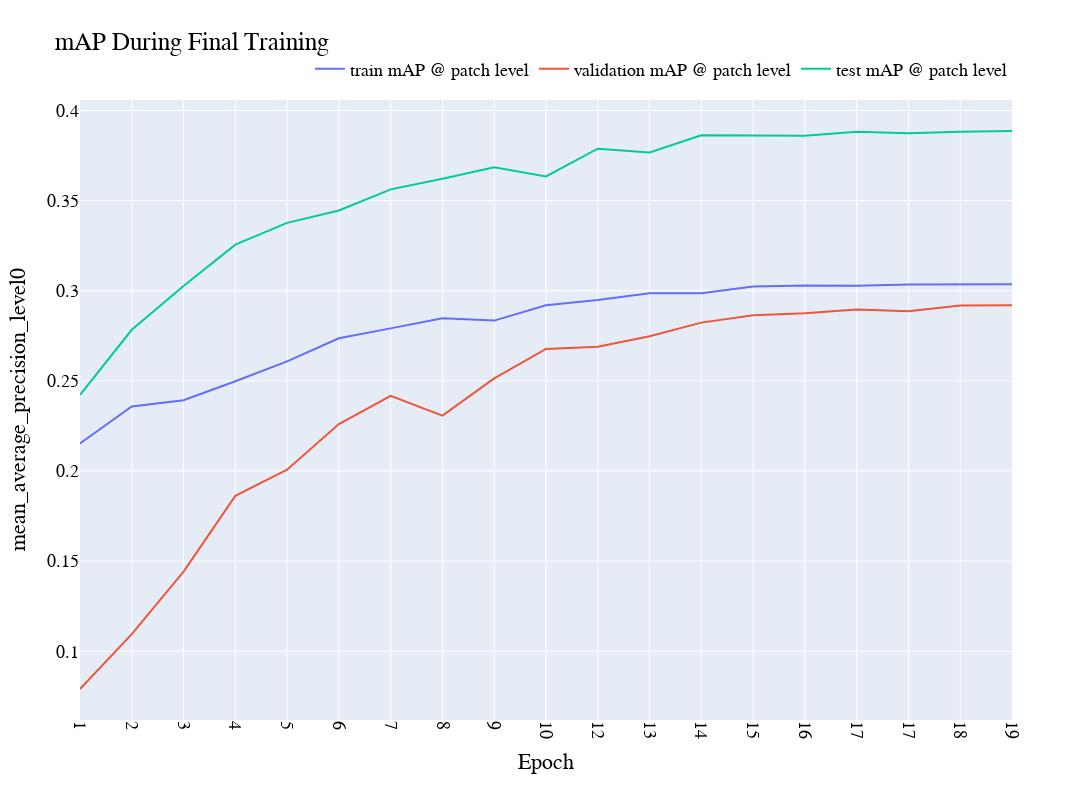

The cell this chart's notebook holds for it:
### Code cell
fig = px.line(df,
              x=df.index,
              y="mean_average_precision_level0",
              color='type',
            title='mAP During Final Training',
              width=1200, height=800)


fig.update_layout(
       xaxis = dict(
           range=[1,19],
           title = 'Epoch',
                      tickangle = 90,
        tickmode = 'array',
    tickvals = np.arange(len(train)+1),
        ticktext = ['0',
                    '1',
                    '2',
                    '3',
                    '4',
                    '5',
                    '6',
                   '7',
                   '8',
                   '9','10','12','13','14','15','16','17']
    ),    
    font=dict(family="Serif",size=18,color='black'),
  legend=dict(title='',orientation="h",
    yanchor="bottom",
    y=1.02,
    xanchor="right",
    x=1))

fig.write_image("images/final_map.pdf")
fig.show()

### Figure 1 — Plotly figure (JSON) as saved in the notebook; plotly's stock layout.template omitted (floating-point values rounded to 4 significant figures)
{"data": [{"hovertemplate": "type=train mAP @ patch level<br>~iteration~=%{x}<br>mean_average_precision_level0=%{y}<extra></extra>", "legendgroup": "train mAP @ patch level", "line": {"color": "#636efa", "dash": "solid"}, "marker": {"symbol": "circle"}, "mode": "lines", "name": "train mAP @ patch level", "orientation": "v", "showlegend": true, "type": "scatter", "x": [1, 2, 3, 4, 5, 6, 7, 8, 9, 10, 11, 12, 13, 14, 15, 16, 17, 18, 19, 20, 21, 22, 23, 24], "xaxis": "x", "y": [0.2153, 0.2358, 0.2393, 0.2498, 0.2608, 0.2736, 0.2791, 0.2847, 0.2834, 0.2919, 0.2948, 0.2986, 0.2986, 0.3023, 0.303, 0.3028, 0.3035, 0.3037, 0.3042, 0.3045, 0.3049, 0.304, 0.3049, 0.3039], "yaxis": "y"}, {"hovertemplate": "type=validation mAP @ patch level<br>~iteration~=%{x}<br>mean_average_precision_level0=%{y}<extra></extra>", "legendgroup": "validation mAP @ patch level", "line": {"color": "#EF553B", "dash": "solid"}, "marker": {"symbol": "circle"}, "mode": "lines", "name": "validation mAP @ patch level", "orientation": "v", "showlegend": true, "type": "scatter", "x": [1, 2, 3, 4, 5, 6, 7, 8, 9, 10, 11, 12, 13, 14, 15, 16, 17, 18, 19, 20, 21, 22, 23, 24], "xaxis": "x", "y": [0.07908, 0.1095, 0.1442, 0.1862, 0.2007, 0.2261, 0.2416, 0.2307, 0.2514, 0.2677, 0.2689, 0.2747, 0.2823, 0.2864, 0.2875, 0.2896, 0.2886, 0.2918, 0.292, 0.2907, 0.2904, 0.293, 0.2939, 0.2926], "yaxis": "y"}, {"hovertemplate": "type=test mAP @ patch level<br>~iteration~=%{x}<br>mean_average_precision_level0=%{y}<extra></extra>", "legendgroup": "test mAP @ patch level", "line": {"color": "#00cc96", "dash": "solid"}, "marker": {"symbol": "circle"}, "mode": "lines", "name": "test mAP @ patch level", "orientation": "v", "showlegend": true, "type": "scatter", "x": [1, 2, 3, 4, 5, 6, 7, 8, 9, 10, 11, 12, 13, 14, 15, 16, 17, 18, 19], "xaxis": "x", "y": [0.2423, 0.2783, 0.3026, 0.3256, 0.3376, 0.3445, 0.3562, 0.3621, 0.3685, 0.3634, 0.3788, 0.3766, 0.3862, 0.3861, 0.3859, 0.3882, 0.3874, 0.3882, 0.3886], "yaxis": "y"}], "layout": {"font": {"color": "black", "family": "Serif", "size": 18}, "height": 800, "legend": {"orientation": "h", "title": {"text": ""}, "tracegroupgap": 0, "x": 1, "xanchor": "right", "y": 1.02, "yanchor": "bottom"}, "title": {"text": "mAP During Final Training"}, "width": 1200, "xaxis": {"anchor": "y", "domain": [0, 1], "range": [1, 19], "tickangle": 90, "tickmode": "array", "ticktext": ["0", "1", "2", "3", "4", "5", "6", "7", "8", "9", "10", "12", "13", "14", "15", "16", "17"], "tickvals": [0, 1, 2, 3, 4, 5, 6, 7, 8, 9, 10, 11, 12, 13, 14, 15, 16, 17, 18, 19, 20, 21, 22, 23, 24], "title": {"text": "Epoch"}, "type": "linear"}, "yaxis": {"anchor": "x", "autorange": true, "domain": [0, 1], "range": [0.06189, 0.4058], "title": {"text": "mean_average_precision_level0"}, "type": "linear"}}}
